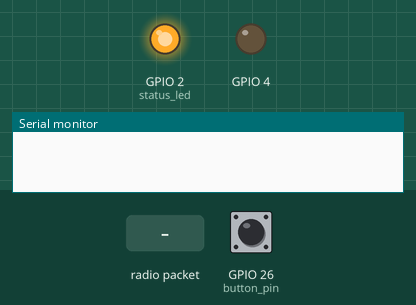
The sketch below on a simulated ESP32. Shown: output pins drawn as LEDs (lit = HIGH), the last lines printed to the serial monitor. The inputs (shaded band) are chosen by the test bench; at power-on: GPIO 26 (button_pin) HIGH. WiFi joins after 1.5 s; servers stay silent unless stated; no radio packets arrive unless stated.

Above: at 3.4 s.
3.5 s: radio packet "1" arrives
6.0 s: GPIO 26 (button_pin) pulled LOW for 3.2 s
At 7.1 s:
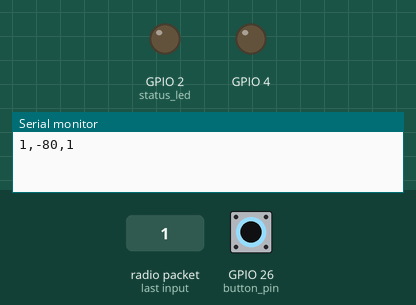
Timing chart, 0 to 10.7 s (numbered marks = the images above; inputs shaded):
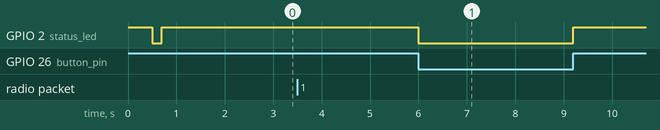

The sketch:

Pit.ino
```cpp
#include <SPI.h>
#include <LoRa.h>
#include <HTTPClient.h>

#define ss 5
#define rst 14
#define dio0 27
#define status_led 2
#define button_pin 26
TaskHandle_t Task1;
TaskHandle_t Task2;

// replace with your wifi ssid and wpa2 key
const char* ssid = "********";
const char* pass = "********";

const char* serverName = "http://api.thingspeak.com/update";
String apiKey = "********";

WiFiClient client;

bool isSend = false;

void toggle_sending() {
  if (digitalRead(button_pin) == HIGH) {
    isSend = true;
  } else {
    isSend = false;
  }
  digitalWrite(status_led, isSend);
}


void httpPostToThingSpeak(float argumentCount, char* values[]) {
  HTTPClient http;
  // Your Domain name with URL path or IP address with path
  http.begin(client, serverName);
  // Specify content-type header
  http.addHeader("Content-Type", "application/x-www-form-urlencoded");

  // Data to send with HTTP POST
  String httpRequestData = "api_key=" + apiKey;
  for (int i = 1; i <= argumentCount; i++) {
    httpRequestData = httpRequestData + "&field" + String(i) + "=" + values[i-1];
  }
  // Send HTTP POST request
  int httpResponseCode = http.POST(httpRequestData);
  // Free resources
  http.end();
}

portMUX_TYPE bufferMutex = portMUX_INITIALIZER_UNLOCKED;

void setup() {
  pinMode(status_led, OUTPUT);
  pinMode(button_pin, INPUT_PULLUP);
  pinMode(4, OUTPUT);
  //start buzzer
  digitalWrite(status_led, HIGH);
  delay(500);
  digitalWrite(status_led, LOW);
  delay(200);
  digitalWrite(status_led, HIGH);
  delay(500);
  digitalWrite(status_led, LOW);

  attachInterrupt(button_pin, toggle_sending, CHANGE);
  toggle_sending();
  Serial.begin(115200);

  while (!Serial)
    ;

  LoRa.setPins(ss, rst, dio0);
  while (!LoRa.begin(433E6)) {
    Serial.println(".");
    delay(500);
  }

  LoRa.setSyncWord(0x16);
  LoRa.setSpreadingFactor(9);
  LoRa.setSignalBandwidth(250E3);

  //create a task that will be executed in the Task1code() function, with priority 1 and executed on core 0
  xTaskCreatePinnedToCore(
    RxLoRa,  /* Task function. */
    "Task1", /* name of task. */
    10000,   /* Stack size of task */
    NULL,    /* parameter of the task */
    1,       /* priority of the task */
    &Task1,  /* Task handle to keep track of created task */
    0);      /* pin task to core 0 */
  delay(500);

  //create a task that will be executed in the Task2code() function, with priority 1 and executed on core 1
  xTaskCreatePinnedToCore(
    Thinkspeak, /* Task function. */
    "Task2",    /* name of task. */
    10000,      /* Stack size of task */
    NULL,       /* parameter of the task */
    1,          /* priority of the task */
    &Task2,     /* Task handle to keep track of created task */
    1);         /* pin task to core 1 */
  delay(500);
}

char buffer[256];
char thingSpeakBuffer[256];
bool LoRaIsRead = false;
//Task1code: blinks an LED every 1000 ms
void RxLoRa(void* pvParameters) {
  while (true) {
    int packetSize = LoRa.parsePacket();
    if (packetSize) {
      String LoRaData;
      while (LoRa.available()) {
        LoRaData = LoRa.readString();
      }
      portENTER_CRITICAL(&bufferMutex);
      sprintf(buffer, "%s,%d,%d", LoRaData.c_str(), LoRa.packetRssi(), isSend);
      portEXIT_CRITICAL(&bufferMutex);

      LoRaIsRead = true;
      Serial.println(buffer);
    } else {
      vTaskDelay(1);
    }
  }
}

void Thinkspeak(void* pvParameters) {
  float prevTime = millis();
  while (true) {
    if (LoRaIsRead) {
      if (isSend) {
        if (WiFi.status() == WL_CONNECTED) {
          //Post http get to ThingSpeak Every 15 seconds
          if (millis() - prevTime >= 15000) {
            portENTER_CRITICAL(&bufferMutex);
            for (int i = 0; i < sizeof(buffer) / sizeof(char); i++) {
              thingSpeakBuffer[i] = buffer[i];
            }
            portEXIT_CRITICAL(&bufferMutex);
            //Reset Timer
            prevTime = millis();

            char* accx = strtok(thingSpeakBuffer, ",");
            char* accy = strtok(NULL, ",");
            //Skip non-ThingSpeak-relevant fields
            for (int i = 0; i < 5; i++) {
              strtok(NULL, ",");
            }
            char* latitude = strtok(NULL, ",");
            char* longitude = strtok(NULL, ",");
            char* speed = strtok(NULL, ",");
            char* values[5] = { accx, accy, latitude, longitude, speed };
            httpPostToThingSpeak(5, values);
          }
        } else {  //Reconnecting to Router
          WiFi.begin(ssid, pass);                //Connect ESP32 to home network
          while (WiFi.status() != WL_CONNECTED)  //Wait until Connection is complete
          {
            delay(500);
          }
        }
      }
      LoRaIsRead = false;
    } else {
      vTaskDelay(1);
    }
  }
}


void loop() {
}
```

Measured:
- after the input at 6.0 s, GPIO 2 (status_led): HIGH → LOW at once, → HIGH 3.2 s later
